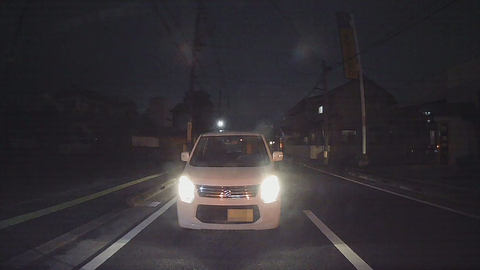
#> input picture photos/3.jpg, 480 x 270 px, found by its file name
$ python sliding.py
#> lines starting #> are read from the running program, lines starting #| are printed output that depends on the picture
from PIL import Image
import matplotlib.pyplot as plt
import numpy as np
import cv2

def slide_brightness(filename, shift):
    # Load the image
#> called with filename = 'photos/3.jpg', shift = 30
    img = Image.open(filename)
#> img is the input picture: PIL image 480x270 RGB; mean R, G, B 51, 46.9, 51.3
    img_np = np.array(img).astype('float32') / 255.0  # Convert to float32 and scale to 0-1

    # Convert the image to HSV
    hsv = cv2.cvtColor(img_np, cv2.COLOR_RGB2HSV)
#> hsv: shape (270, 480, 3) float32; mean H, S, V 245.5, 0.1, 0.2

    # Add the shift to the V channel (V channel is also scaled to 0-1)
    hsv[:,:,2] = hsv[:,:,2] + shift / 255.0
#> hsv: shape (270, 480, 3) float32; mean H, S, V 245.5, 0.1, 0.3

    # Clip the V channel
    hsv[:,:,2] = np.clip(hsv[:,:,2], 0, 1)
#> hsv: shape (270, 480, 3) float32; mean H, S, V 245.5, 0.1, 0.3

    # Convert the image back to RGB
    img_np = cv2.cvtColor(hsv, cv2.COLOR_HSV2RGB)  # Output is also 0-1 float32
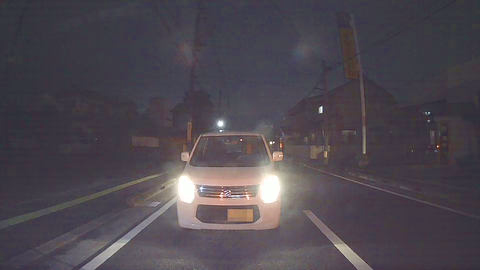
#> img_np: shape (270, 480, 3) float32; mean R, G, B 0.31, 0.285, 0.316

    # Convert back to uint8 and scale to 0-255
    img = Image.fromarray(np.round(img_np * 255).astype('uint8'))

    img.save("photos/3_slide_30.jpg")  # Save the modified image
    return img

def color_hist(filename):
#> called with filename = 'photos/3_slide_30.jpg'
    img = np.asarray(Image.open(filename).convert("RGB")).reshape(-1,3)
    plt.hist(img, color=["red", "green", "blue"], bins=128)
    # plt.show()
    plt.xlim(0, 255)
    plt.savefig('histogram/slide_30_hist.png')
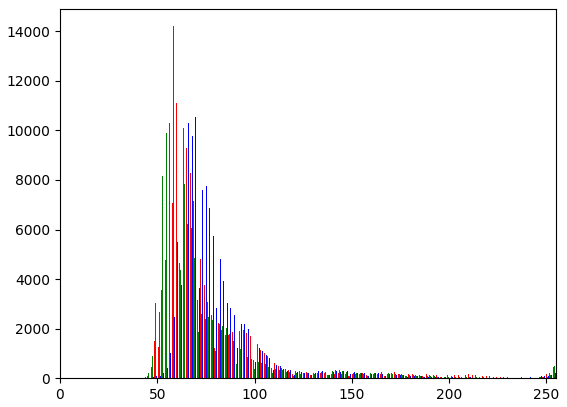
#> figure drawn by matplotlib, 1 panel; tallest bar 11108 high, from x = 59.43 to 59.91; tallest bar 14205 high, from x = 58.1 to 58.59; tallest bar 10526 high, from x = 69.46 to 69.94

slide_brightness("photos/3.jpg", 30)  # Slide brightness by 50
color_hist("photos/3_slide_30.jpg")  # Show histogram of the modified image

$ run again, with photos/1.jpg copied over photos/3.jpg
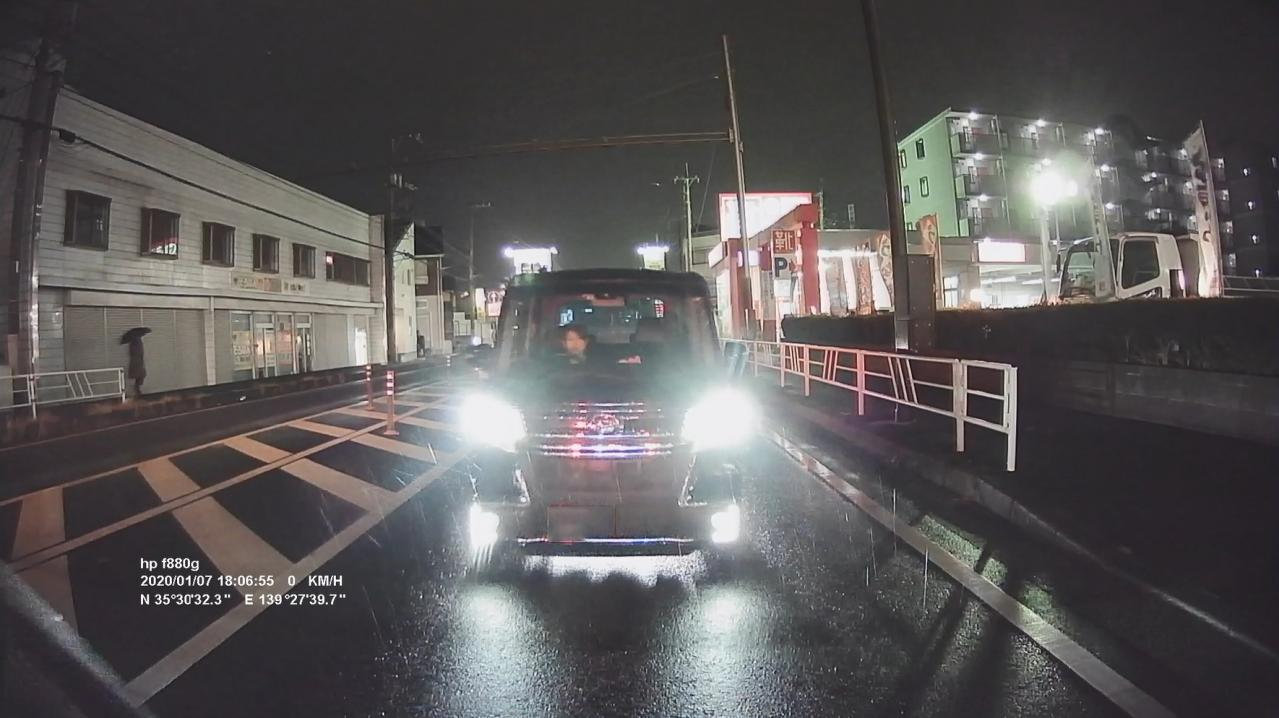
#> input picture photos/1.jpg, 1279 x 718 px, found by its file name
#> in slide_brightness, img is the input picture: PIL image 1279x718 RGB; mean R, G, B 89.8, 87.1, 87.3
#> in slide_brightness, `img_np = cv2.cvtColor(hsv, cv2.COLOR_HSV2RGB)`:
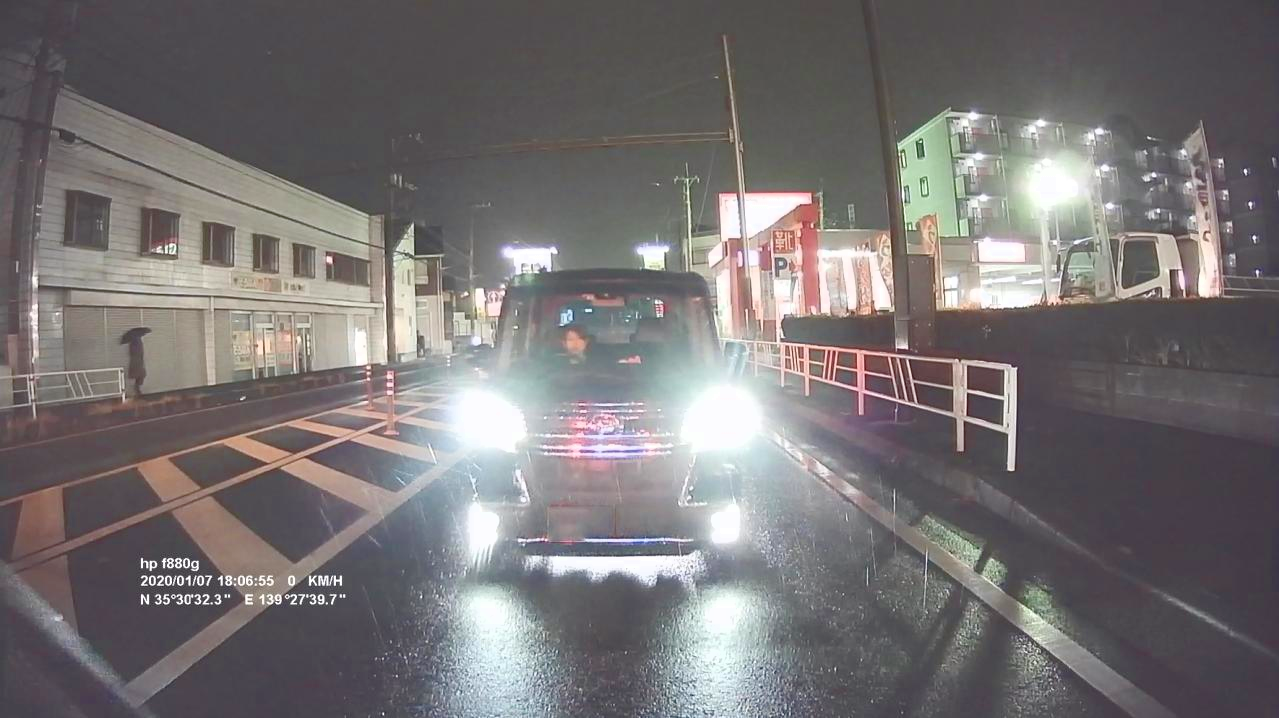
#> img_np: shape (718, 1279, 3) float32; mean R, G, B 0.465, 0.45, 0.453
#> in color_hist, `plt.savefig('histogram/slide_30_hist.png')`:
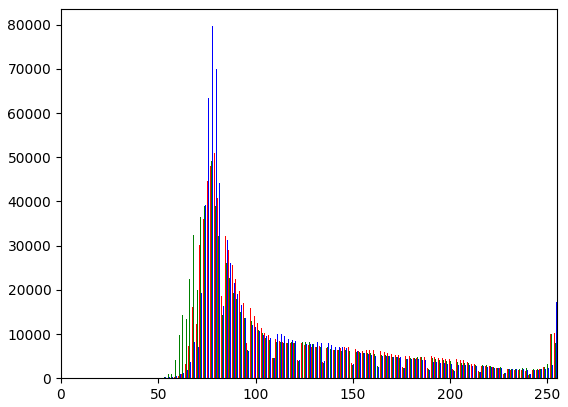
#> figure drawn by matplotlib, 1 panel; tallest bar 51055 high, from x = 78.55 to 79.04; tallest bar 49173 high, from x = 77.18 to 77.68; tallest bar 79657 high, from x = 77.68 to 78.17

$ run again, with photos/2.jpg copied over photos/3.jpg
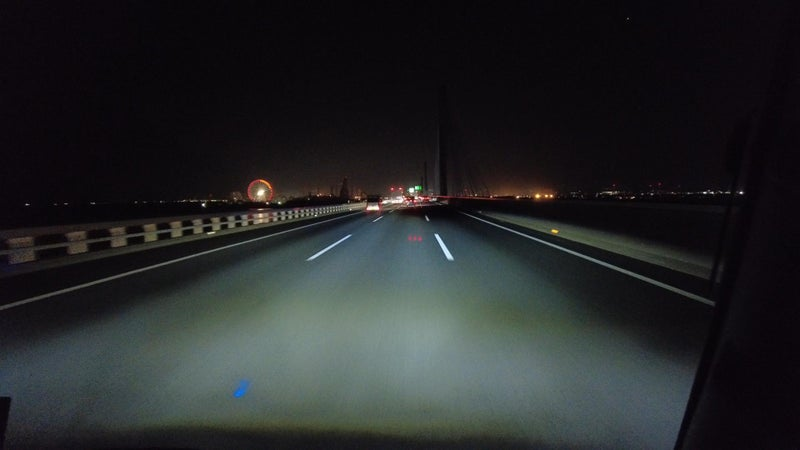
#> input picture photos/2.jpg, 800 x 450 px, found by its file name
#> in slide_brightness, img is the input picture: PIL image 800x450 RGB; mean R, G, B 37.2, 39.4, 40.4
#> in slide_brightness, `img_np = cv2.cvtColor(hsv, cv2.COLOR_HSV2RGB)`:
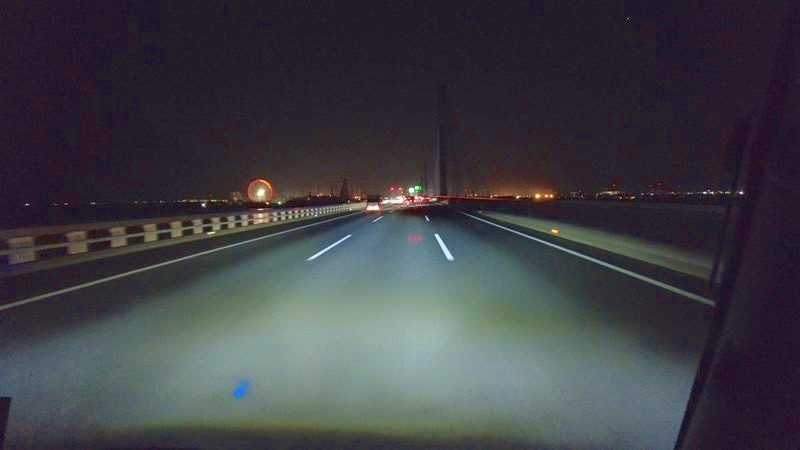
#> img_np: shape (450, 800, 3) float32; mean R, G, B 0.25, 0.248, 0.271
#> in color_hist, `plt.savefig('histogram/slide_30_hist.png')`:
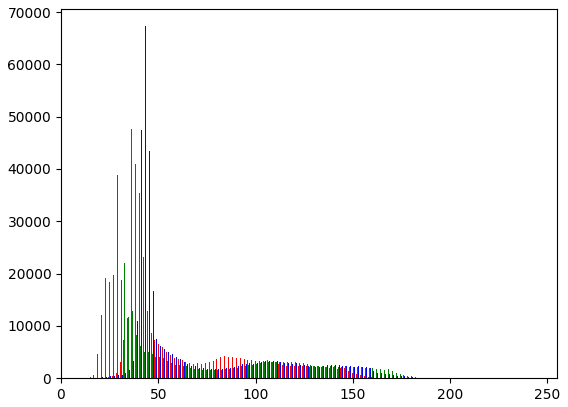
#> figure drawn by matplotlib, 1 panel; tallest bar 47648 high, from x = 36.06 to 36.59; tallest bar 38922 high, from x = 28.62 to 29.15; tallest bar 67289 high, from x = 43.1 to 43.63
